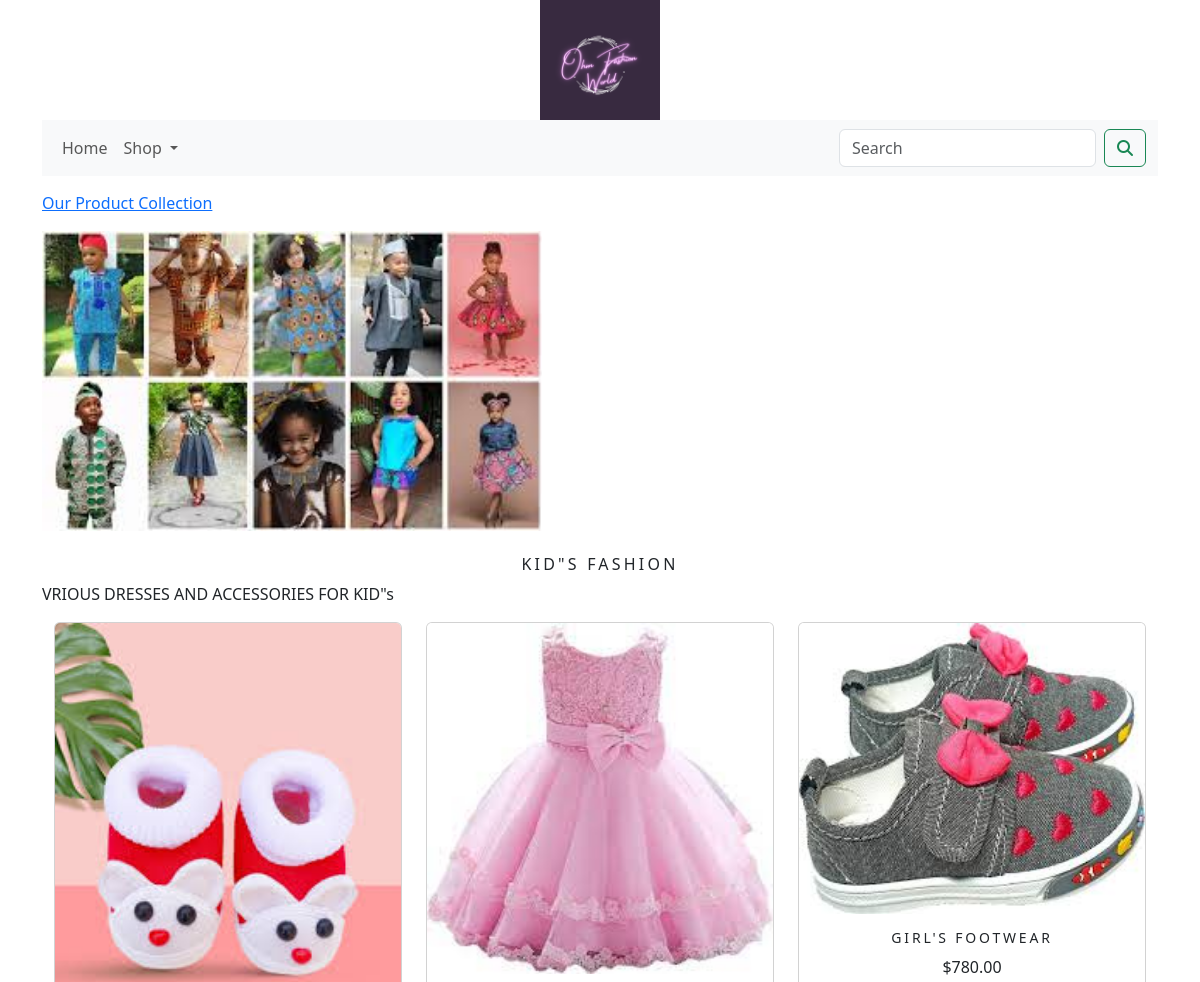
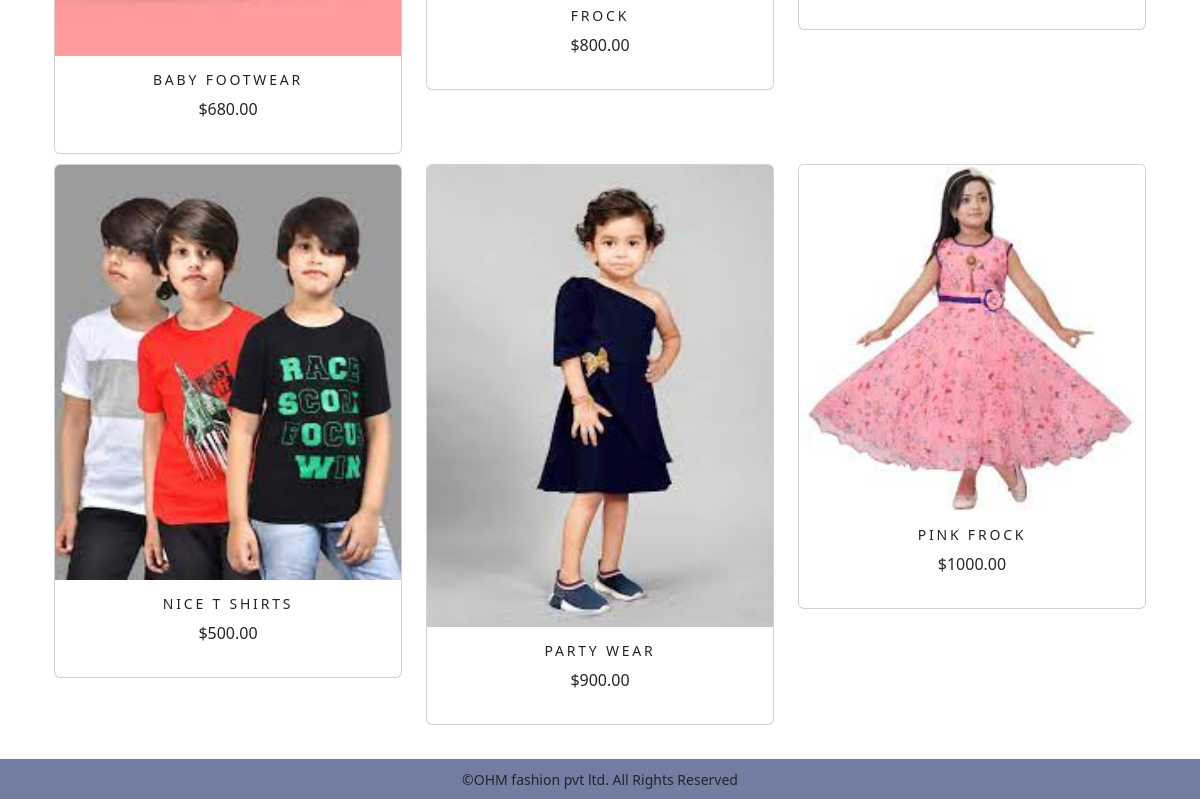
The app's page /shop/kids-fashion/ with its own data (2 pictures, top to bottom).
### shopapp/models.py (models this page shows, shortened)
class Category(models.Model):
    name=models.CharField(max_length=250,unique=True)
    slug=models.SlugField(max_length=250,unique=True)
    description=models.TextField(blank=True)
    image=models.ImageField(upload_to='category',blank=True)
    class Meta:
        ordering = ('name',)
        verbose_name='category'
        verbose_name_plural = 'categories'
    def get_url(self):
        return reverse('shopapp:products_by_category',args=[self.slug])

class Product(models.Model):
    name=models.CharField(max_length=250,unique=True)
    slug=models.SlugField(max_length=250,unique=True)
    description=models.TextField(blank=True)
    price=models.DecimalField(max_digits=10,decimal_places=2)
    category=models.ForeignKey(Category,on_delete=models.CASCADE)
    image=models.ImageField(upload_to='product',blank=True)
    stock=models.IntegerField()
    available=models.BooleanField(default=True)
    created=models.DateTimeField(auto_now_add=True)
    updated=models.DateTimeField(auto_now=True)
    def get_url(self):
        return reverse('shopapp:prodcatdetail',args=[self.category.slug,self.slug])
    class Meta:
        ordering=('name',)
        verbose_name='product'
        verbose_name_plural='products'

### shopapp/views.py (the view)
# urls.py: path('',views.allProdCat,name='allProdCat'),
def allProdCat(request,c_slug=None):
    c_page =None
    products_list=None
    if c_slug != None:
        c_page=get_object_or_404(Category,slug=c_slug)
        products_list=Product.objects.all().filter(category=c_page,available=True)
    else:
        products_list=Product.objects.all().filter(available=True)
    paginator=Paginator(products_list,6)
    try:
        page=int(request.GET.get('page','1'))
    except:
        page=1
    try:
        products=paginator.page(page)
    except   (EmptyPage,InvalidPage):
        products=paginator .page(paginator.num_pages)
    return render(request,"category.html",{'category':c_page,'products':products})

### cart_app/context_processors.py (called while the page is built)
def counter(request):
    item_count=0
    if 'admin' in request.path:
        return {}
    else:
        try:
            cart=Cart.objects.filter(cart_id=_cart_id(request))
            cart_items=CartItem.objects.all().filter(cart=cart[:1])
            for cart_item in cart_items:
                item_count +=cart_item.quantity
        except Cart.DoesNotExist:
            item_count = 0
    return dict(item_count=item_count)

### cart_app/views.py (called while the page is built)
def _cart_id(request):
    cart=request.session.session_key
    if not cart:
        cart = request.session.create()
    return cart

### shopapp/context_processors.py (called while the page is built)
def menu_links(request):
    links = Category.objects.all()
    return dict(links=links)

### templates/category.html (shortened to what this page needs)
{% extends 'base.html' %}
{% load static %}
{% block content %}
    {% if category %}
    <div>
        <div class="row my_row_class">
            <div class="mx-auto">
        <p> <a href="{% url 'shopapp:allProdCat' %}">Our Product Collection</a></p>
        </div>
            </div>
    </div>
    {% endif %}
<div class="mx_auto">
    {% if category %}
    <img class="my_image" src="{{category.image.url}}" alt="{{category.name}}" width="500px">
</div>
<br>
<div>
    <h1 class="text-center  my_title">{{category.name}}</h1>
    <p class="text-justify">{{category.description}}</p>
</div>
    {% endif %}
<div class="container">
    <div class="row mx_auto">
        {% for product in products.object_list %}
        <div class="my_bottom_margin col-9 col-sm-12 col-md-4  xol-lg-4">
            <div class="card text-center" style="min-width:18rem;">
              <a href="{{product.get_url}}"> <img class="card-img-top my_image"  src="{{ product.image.url }}" alt="{{product.name}}"></a>
             <div class="card-body">
                 <h4>{{product.name}}</h4>
                 <p>${{product.price}}</p>
             </div>
            </div>
        </div>
        {% endfor %}
    </div>
    <br>
</div>
{% endblock %}

### static/css/custom.css (style rules this page uses)
body { font-family: 'Josefin Sans', sans-serif; }
.my_row_class { padding-top :15px }
.my_image { width:100; height: auto; }
.my_title { font-size:16px; text-transform:uppercase; letter-spacing:.2em; }
.my_bottom_margin { margin-bottom:10px; }
.card-body h4 { font-size:14px; text-transform:uppercase; letter-spacing:.2em; }

### records on screen
Category: image (picture), name "KID\"S FASHION", description "VRIOUS DRESSES AND ACCESSORIES FOR KID\"s"
Product: image (picture), name "BABY FOOTWEAR", price "680.00"
Product: image (picture), name "FROCK", price "800.00"
Product: image (picture), name "GIRL'S FOOTWEAR", price "780.00"
Product: image (picture), name "NICE T SHIRTS", price "500.00"
Product: image (picture), name "PARTY WEAR", price "900.00"
Product: image (picture), name "PINK FROCK", price "1000.00"
